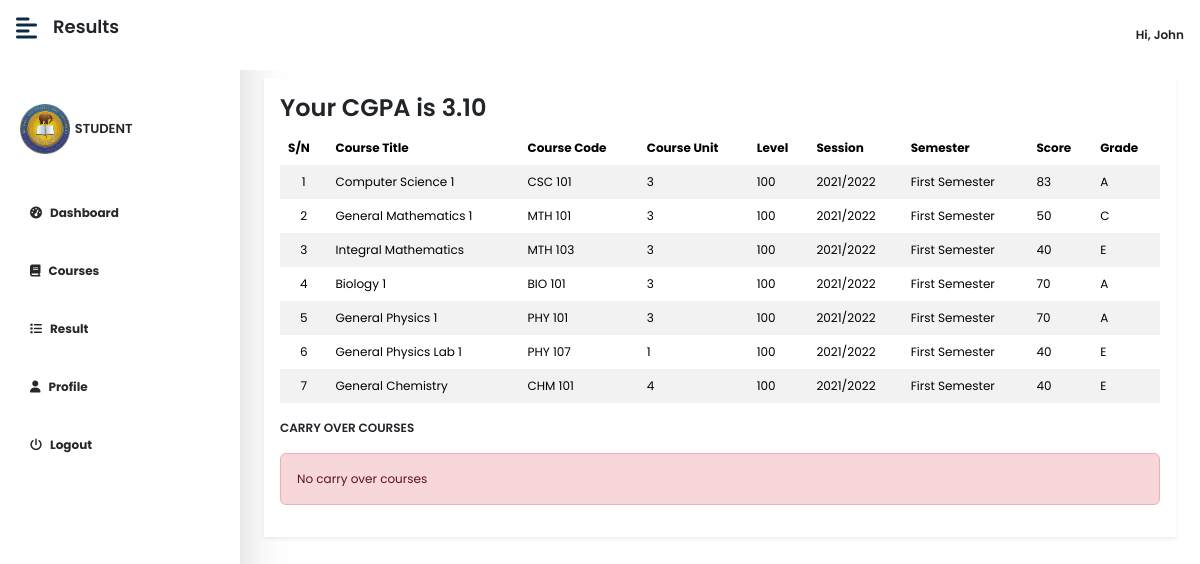
/student/view/results (signed in), run on the app's committed database.
### tables this page shows
CREATE TABLE `students_tb` (
  `id` int(11) NOT NULL,
  `fname` text NOT NULL,
  `lname` text NOT NULL,
  `email` varchar(200) NOT NULL,
  `school_id` varchar(100) NOT NULL,
  `level` int(11) NOT NULL,
  `faculty` varchar(200) DEFAULT NULL,
  `dept` varchar(200) DEFAULT NULL,
  `image` text DEFAULT NULL,
  `password` longtext NOT NULL,
  `date` timestamp NOT NULL DEFAULT current_timestamp() ON UPDATE current_timestamp()
);

CREATE TABLE `results_tb` (
  `id` int(11) NOT NULL,
  `name` varchar(250) NOT NULL,
  `school_id` varchar(150) NOT NULL,
  `course_title` varchar(100) NOT NULL,
  `course_code` varchar(130) NOT NULL,
  `course_unit` int(6) NOT NULL,
  `level` varchar(150) NOT NULL,
  `dept` varchar(200) NOT NULL,
  `faculty` varchar(200) NOT NULL,
  `semester` text NOT NULL,
  `session` text NOT NULL,
  `obj` int(11) DEFAULT NULL,
  `q1` int(11) DEFAULT NULL,
  `q2` int(11) DEFAULT NULL,
  `q3` int(11) DEFAULT NULL,
  `q4` int(11) DEFAULT NULL,
  `q5` int(11) DEFAULT NULL,
  `q6` int(11) DEFAULT NULL,
  `ca` int(11) NOT NULL,
  `total` int(11) NOT NULL,
  `grade_points` int(11) NOT NULL,
  `quality_points` int(11) NOT NULL,
  `grade` varchar(50) NOT NULL,
  `date` timestamp NOT NULL DEFAULT current_timestamp() ON UPDATE current_timestamp(),
  `status` varchar(150) NOT NULL DEFAULT 'pending'
);

### student/view/results.php (the view, shortened to what this page needs)
<?php
if(isset($_SESSION['studentID'])) {
    require '../../configs/dbh.inc.php';
?>
<!DOCTYPE html>
<html lang="en">
<head>
    <?php include '../../includes/links&scripts.php'; ?>
</head>
<body >
<div class="d-flex" id="wrapper">
        <?php include 'includes/sidebar.php';?>
        <div id="page-content-wrapper">
        <nav class="navbar navbar-expand-lg navbar-light d-flex bg-white  fixed-top py-3 px-3" style="justify-content:space-between;">
               <div class="d-flex">
                    <div><i class="fas fa-align-left fs-4 me-3" style="color:#0d2a45ff;" id="menu-toggle"></i></div>
                    <div><p class="display-6" style="font-size: large;font-weight:600;">Results</p></div>
               </div>
        <?php include 'includes/studentnavbar.php';?>
            <div class="container-fluid px-4 py-4">
            <div class="bg-white shadow-sm p-3">
                <p style="font-weight:600" class="h4">
            <?php
                             $sql = "SELECT school_id FROM results_tb WHERE school_id = '{$studentID}' AND status = 'approved'";
                             $result = mysqli_query($con, $sql);
                             if(mysqli_num_rows($result) > 0) {
                                 $sql1 = "SELECT SUM(quality_points) AS total_quality_points  FROM results_tb WHERE school_id = '{$studentID}' AND status = 'approved'";
                                 $result1 = mysqli_query($con, $sql1);
                                 $row1 = mysqli_fetch_assoc($result1);
                                 $total_quality_points = $row1['total_quality_points'];
                                 $sql2 = "SELECT SUM(course_unit) AS total_course_unit FROM results_tb WHERE school_id = '{$studentID}' AND status = 'approved'";
                                 $result2 = mysqli_query($con, $sql2);
                                 $row2 = mysqli_fetch_assoc($result2);
                                 $total_course_unit = $row2['total_course_unit'];
                                 $cgpa = (float)((float)$total_quality_points / (float)$total_course_unit);
                                 echo "Your CGPA is " . number_format($cgpa, 2);
                             } else {
                               echo "Your CGPA is 0.00";
                             }
                             ?>
                             </p>
                      <?php
                    $sql = "SELECT id, course_title, course_code, course_unit, total, level, session, semester, grade, school_id FROM results_tb WHERE school_id = '{$studentID}' AND status = 'approved' ORDER BY level ASC";
                    $result = mysqli_query($con, $sql);
                    if(mysqli_num_rows($result) > 0) {
                        $num = 1;
                ?>
                <div class="table-responsive">
                            <table class="table table-striped  table-borderless">
                                    <thead>
                                        <tr>
                                            <th scope="col">S/N</th>
                                            <th scope="col">Course Title</th>
                                            <th scope="col">Course Code</th>
                                            <th scope="col">Course Unit</th>
                                            <th scope="col">Level</th>
                                            <th scope="col">Session</th>
                                            <th scope="col">Semester</th>
                                            <th scope="col">Score</th>
                                            <th scope="col">Grade</th>
                                        </tr>
                                    </thead>
                                    <tbody>
                                    <?php while($row = mysqli_fetch_assoc($result)) { ?>
                                                <tr>
                                                <td class="text-center"><?php echo $num++;?></td>
                                        <td ><?php echo $row['course_title'];?></td>
                                        <td><?php echo $row['course_code'];?></td>
                                        <td><?php echo $row['course_unit'];?></td>
                                        <td><?php echo $row['level'];?></td>
                                        <td><?php echo $row['session'];?></td>
                                        <td><?php echo $row['semester'];?></td>
                                        <td><?php echo $row['total'];?></td>
                                        <td><?php echo $row['grade'];?></td>
                                        </tr>
                                            <?php } ?>
                                    </tbody>
                                </table>
                            </div>
                            <?php
} else {
?>
<div class="alert alert-danger p-3 w-100" >Your approved results will display here</div>
<?php
}
?>
<p style="font-weight:600;">CARRY OVER COURSES</p>
        <?php
                      $sql = "SELECT id, course_title, course_code, semester, session, course_unit, level FROM results_tb WHERE school_id = '{$studentID}' AND grade = 'F'";
                      $result = mysqli_query($con, $sql);
                      if(mysqli_num_rows($result) >0) {
                        $num = 1;
                    ?>
                        <table class="table table-striped table-borderless">
                        <thead>
                            <tr>
                            <th scope="col">S/N</th>
                            <th scope="col">Course Title</th>
                            <th scope="col">Course Code</th>
                            <th scope="col">Course Unit</th>
                            <th scope="col">Semester</th>
                            <th scope="col">Session</th>
                            <th scope="col">Level</th>
                            </tr>
                        </thead>
                        <tbody>
                        <?php
                                while($row = mysqli_fetch_array($result)) {
                        ?>
                            <tr>
                                <td><?php echo $num++;?></td>
                                <td><?php echo $row['course_title'];?></td>
                                <td><?php echo $row['course_code'];?></td>
                                <td><?php echo $row['course_unit'];?></td>
                                <td><?php echo $row['semester'];?></td>
                                <td><?php echo $row['session'];?></td>
                                <td><?php echo $row['level'];?></td>
                            </tr>
                            <?php } ?>
                        </tbody>
                        </table>
                        <?php
                      } else {
                        ?>
      <div class="alert alert-danger"  role="alert">
                                        No carry over courses
                                    </div>
                        <?php
                      }
                      ?>
                        </div>
            </div>
        </div>
    </div>
</body>
</html>
<?php } else {
    header("Location: ../auth/login");
}
?>

### student/view/includes/studentnavbar.php (shortened to what this page needs)
<?php
    $id = $_SESSION['studentID'];
    $sql = "SELECT id, fname, lname, school_id, dept, faculty, email, level, image FROM students_tb WHERE id = {$id}";
    $result = mysqli_query($con, $sql);
    $row = mysqli_fetch_assoc($result);
    $studentID = $row['school_id'];
?>
<div class="d-flex" style="gap:1rem;align-items:center;">
                    <div>
                    <div class="dropdown">
  <span id="dropbtn" style="font-weight:600" class="dropbtn"><i class="fa fa-user-o" style="font-size:large;"></i> Hi, <?php echo ucfirst($row['fname']);?></span>
</div>
               </div>
            </nav>
            <br><br><br>

### assets/css/dashboard.css (style rules this page uses)
:root { --main-bg-color: #009d63!important; --main-text-color: #009d63!important; --second-text-color: #ffffff!important; --second-bg-color: #ffffff!important; }
#wrapper { overflow-x: hidden!important; background: #fff!important; }
#page-content-wrapper { min-width: 100vw!important; overflow-y: scroll!important; height: 100vh!important; }
#menu-toggle { cursor: pointer!important; }
@media (min-width: 768px) { #page-content-wrapper { min-width: 0!important; width: 100%!important; } }

### assets/css/main.css (style rules this page uses)
* { box-sizing: border-box; margin: 0; }
body { font-family: "Poppins", Sans-serif !important; transition: .5s; background-color: #fff !important; font-size: 12px !important; }
#dropbtn { padding: 0px; border: none; cursor: pointer; }
.dropdown { float: right; position: relative; display: inline-block; }

### data on the page
students_tb: fname "John"
results_tb: course_title "Computer Science 1", course_code "CSC 101", course_unit "3", level "100", session "2021/2022", semester "First Semester", total "83", grade "A"
results_tb: course_title "General Mathematics 1", course_code "MTH 101", course_unit "3", level "100", session "2021/2022", semester "First Semester", total "50", grade "C"
results_tb: course_title "Integral Mathematics", course_code "MTH 103", course_unit "3", level "100", session "2021/2022", semester "First Semester", total "40", grade "E"
results_tb: course_title "Biology 1", course_code "BIO 101", course_unit "3", level "100", session "2021/2022", semester "First Semester", total "70", grade "A"
results_tb: course_title "General Physics 1", course_code "PHY 101", course_unit "3", level "100", session "2021/2022", semester "First Semester", total "70", grade "A"
results_tb: course_title "General Physics Lab 1", course_code "PHY 107", course_unit "1", level "100", session "2021/2022", semester "First Semester", total "40", grade "E"
results_tb: course_title "General Chemistry", course_code "CHM 101", course_unit "4", level "100", session "2021/2022", semester "First Semester", total "40", grade "E"

### other printed values
$cgpa "3.10"
